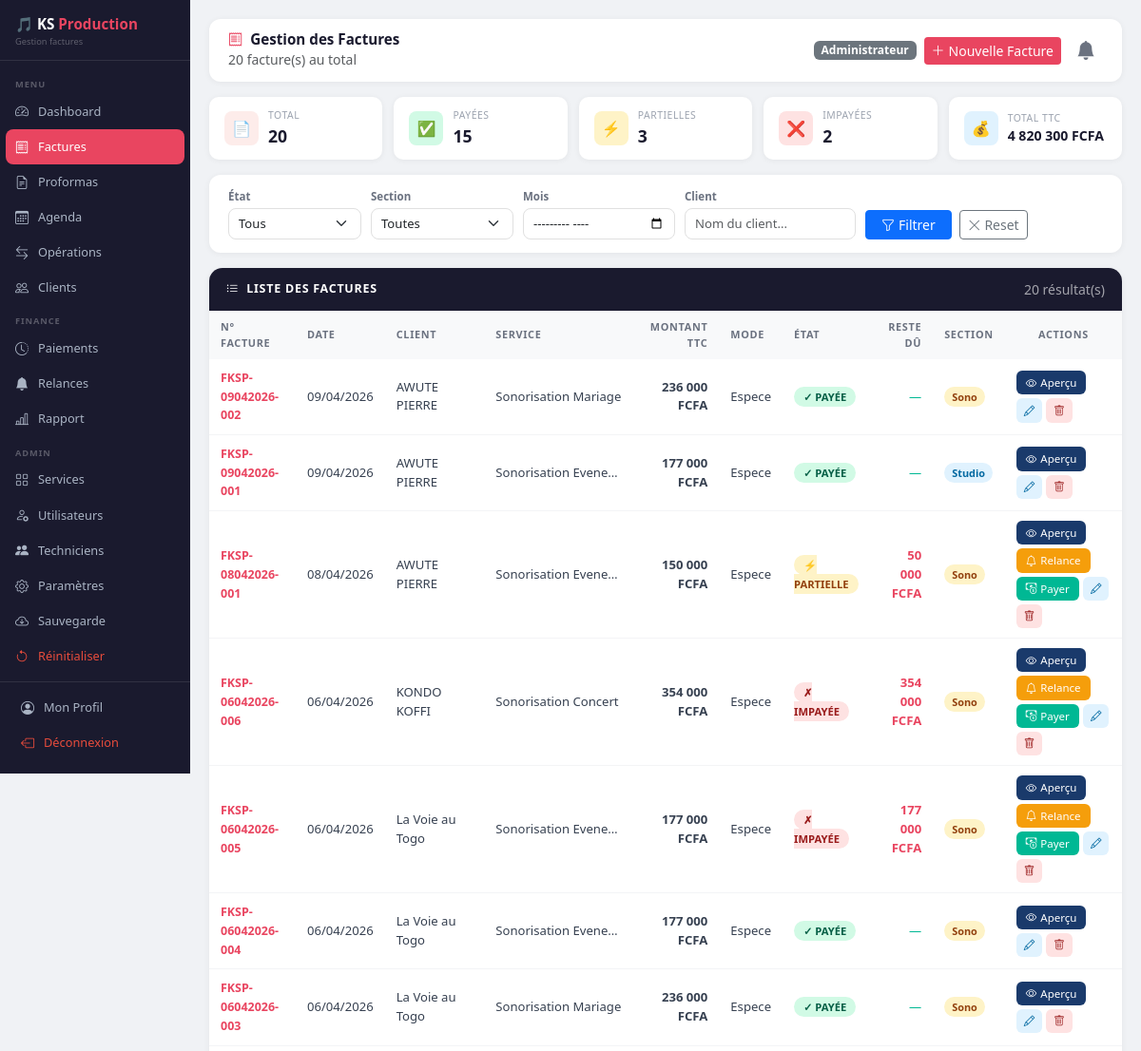
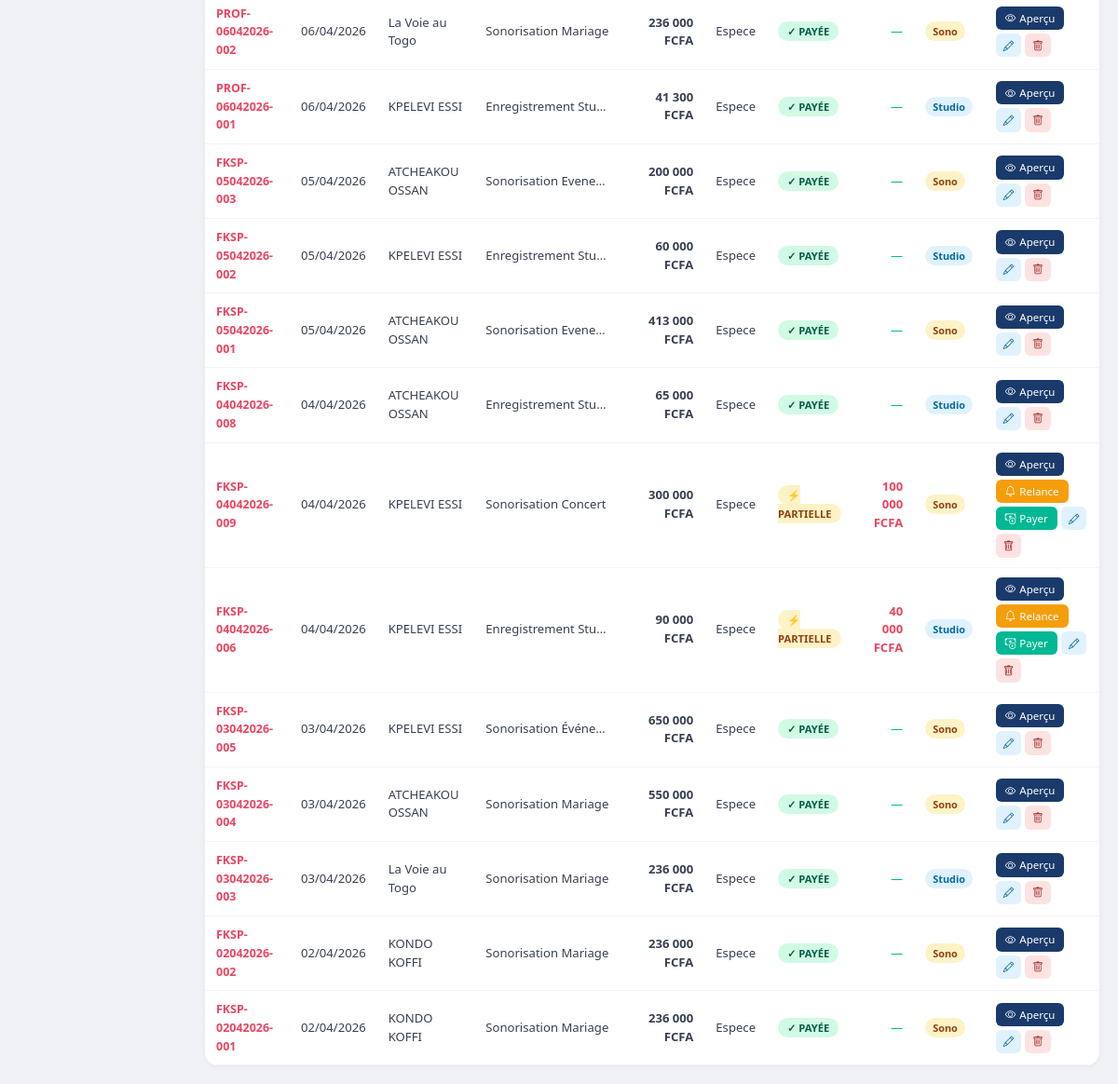
Screenshot of /factures (signed in) with the database file from the repository (2 pictures, top to bottom).
### database.py (models this page shows)
class Facture(db.Model):
    __tablename__ = 'factures'
    id            = db.Column(db.Integer, primary_key=True)
    numero        = db.Column(db.String(30), unique=True, nullable=False)
    date          = db.Column(db.DateTime, default=datetime.now)
    nom_client    = db.Column(db.String(100), nullable=False)
    service       = db.Column(db.String(200), nullable=False)
    montant_ttc   = db.Column(db.Float, nullable=False)
    mode_paiement = db.Column(db.String(50))
    etat_paiement = db.Column(db.String(20), default='Non Payer')
    type_operation= db.Column(db.String(20), default='Recettes')
    categorie     = db.Column(db.String(20), default='Facture')
    section       = db.Column(db.String(50))
    cree_par      = db.Column(db.String(50))
    montant_paye  = db.Column(db.Float, default=0)
    reste_du      = db.Column(db.Float, default=0)

### app.py (the view)
@app.route('/factures')
def liste_factures():
    if 'username' not in session:
        return redirect(url_for('login'))
    from sqlalchemy import extract
    filtre_etat    = request.args.get('etat', '')
    filtre_section = request.args.get('section', '')
    filtre_mois    = request.args.get('mois', '')
    filtre_client  = request.args.get('client', '')
    query = Facture.query
    if filtre_etat:    query = query.filter_by(etat_paiement=filtre_etat)
    if filtre_section: query = query.filter_by(section=filtre_section)
    if filtre_client:  query = query.filter(Facture.nom_client.ilike(f'%{filtre_client}%'))
    if filtre_mois:
        annee, mois = filtre_mois.split('-')
        query = query.filter(extract('year', Facture.date) == int(annee), extract('month', Facture.date) == int(mois))
    factures  = query.order_by(Facture.date.desc()).all()
    toutes    = Facture.query.all()
    total_ttc = sum(f.montant_ttc for f in factures)
    return render_template('factures.html',
        username=session['username'], role=session['role'],
        factures=factures, nb_factures=len(factures),
        nb_payees=sum(1 for f in toutes if f.etat_paiement == 'Payer'),
        nb_partielles=sum(1 for f in toutes if f.etat_paiement == 'Partiel'),
        nb_impayees=sum(1 for f in toutes if f.etat_paiement == 'Non Payer'),
        total_ttc=f"{total_ttc:,.0f}".replace(',', ' '),
        filtre_etat=filtre_etat, filtre_section=filtre_section,
        filtre_mois=filtre_mois, filtre_client=filtre_client,
    )

### templates/factures.html (shortened to what this page needs)
<!DOCTYPE html>
<html lang="fr">
<head>
    <link href="https://cdn.jsdelivr.net/npm/bootstrap@5.3.0/dist/css/bootstrap.min.css" rel="stylesheet">
    <link href="https://cdn.jsdelivr.net/npm/bootstrap-icons@1.10.5/font/bootstrap-icons.css" rel="stylesheet">
</head>
<body>
<div class="sidebar">
    <div class="brand">🎵 KS <span>Production</span><small>Gestion factures</small></div>
    <nav>
        <div class="nav-section">Menu</div>
        <a href="/dashboard" class="nav-link"><i class="bi bi-speedometer2"></i> Dashboard</a>
        <a href="/factures" class="nav-link active"><i class="bi bi-receipt"></i> Factures</a>
        <a href="/proformas" class="nav-link"><i class="bi bi-file-earmark-text"></i> Proformas</a>
        <a href="/agenda" class="nav-link"><i class="bi bi-calendar3"></i> Agenda</a>
        <a href="/operations" class="nav-link"><i class="bi bi-arrow-left-right"></i> Opérations</a>
        <a href="/clients" class="nav-link"><i class="bi bi-people"></i> Clients</a>
        <div class="nav-section">Finance</div>
        <a href="/paiements" class="nav-link"><i class="bi bi-clock-history"></i> Paiements</a>
        <a href="/relances" class="nav-link"><i class="bi bi-bell-fill"></i> Relances</a>
        <a href="/rapport" class="nav-link"><i class="bi bi-bar-chart-line"></i> Rapport</a>
        {% if role == 'Administrateur' %}
        <div class="nav-section">Admin</div>
        <a href="/services" class="nav-link"><i class="bi bi-grid"></i> Services</a>
        <a href="/utilisateurs" class="nav-link"><i class="bi bi-person-gear"></i> Utilisateurs</a>
        <a href="/techniciens" class="nav-link"><i class="bi bi-people-fill"></i> Techniciens</a>
        <a href="/parametres" class="nav-link"><i class="bi bi-gear"></i> Paramètres</a>
        <a href="/sauvegarde" class="nav-link"><i class="bi bi-cloud-arrow-down"></i> Sauvegarde</a>
        <a href="/reinitialiser" class="nav-link" style="color:#e74c3c;"><i class="bi bi-arrow-counterclockwise"></i> Réinitialiser</a>
        {% endif %}
    </nav>
    <div class="sidebar-footer">
        <a href="/profil" class="nav-link"><i class="bi bi-person-circle"></i> Mon Profil</a>
        <a href="/logout" class="nav-link" style="color:#e74c3c;"><i class="bi bi-box-arrow-left"></i> Déconnexion</a>
    </div>
</div>
<div class="main-content">
    <div class="topbar">
        <div>
            <h5><i class="bi bi-receipt me-2" style="color:var(--ks-accent);"></i>Gestion des Factures</h5>
            <small class="text-muted">{{ nb_factures }} facture(s) au total</small>
        </div>
        <div class="d-flex gap-2 align-items-center">
            <span class="badge bg-secondary">{{ role }}</span>
            {% if role != 'Lecture seule' %}
            <a href="/factures/nouvelle" class="btn btn-sm btn-ks">
                <i class="bi bi-plus-lg me-1"></i>Nouvelle Facture
            </a>
            {% endif %}
            <div class="position-relative">
                <button id="btnCloche" onclick="toggleAlertes()"
                        style="background:none; border:none; cursor:pointer; position:relative; padding:4px 8px;">
                    <i class="bi bi-bell-fill" style="font-size:1.25rem; color:#6b7280;" id="iconeCloche"></i>
                </button>
            </div>
        </div>
    </div>
    <div class="stats-row">
        <div class="stat-mini">
            <div class="ico" style="background:#fdecea;">📄</div>
            <div><div class="lbl">Total</div><div class="val">{{ nb_factures }}</div></div>
        </div>
        <div class="stat-mini">
            <div class="ico" style="background:#d1fae5;">✅</div>
            <div><div class="lbl">Payées</div><div class="val">{{ nb_payees }}</div></div>
        </div>
        <div class="stat-mini">
            <div class="ico" style="background:#fef3c7;">⚡</div>
            <div><div class="lbl">Partielles</div><div class="val">{{ nb_partielles }}</div></div>
        </div>
        <div class="stat-mini">
            <div class="ico" style="background:#fee2e2;">❌</div>
            <div><div class="lbl">Impayées</div><div class="val">{{ nb_impayees }}</div></div>
        </div>
        <div class="stat-mini">
            <div class="ico" style="background:#e0f2fe;">💰</div>
            <div><div class="lbl">Total TTC</div><div class="val" style="font-size:.88rem;">{{ total_ttc }} FCFA</div></div>
        </div>
    </div>
    <form method="GET" action="/factures">
        <div class="filter-bar">
            <div>
                <div class="form-label">État</div>
                <select name="etat" class="form-select" style="width:140px;">
                    <option value="">Tous</option>
                </select>
            </div>
            <div>
                <div class="form-label">Section</div>
                <select name="section" class="form-select" style="width:150px;">
                    <option value="">Toutes</option>
                </select>
            </div>
            <div>
                <div class="form-label">Mois</div>
                <input type="month" name="mois" class="form-control" style="width:160px;" value="{{ filtre_mois }}">
            </div>
            <div>
                <div class="form-label">Client</div>
                <input type="text" name="client" class="form-control" style="width:180px;" placeholder="Nom du client..." value="{{ filtre_client }}">
            </div>
            <div class="d-flex gap-2">
                <button type="submit" class="btn btn-primary btn-sm px-3"><i class="bi bi-funnel me-1"></i>Filtrer</button>
                <a href="/factures" class="btn btn-outline-secondary btn-sm"><i class="bi bi-x-lg"></i> Reset</a>
            </div>
        </div>
    </form>
    <div class="table-card">
        <div class="table-head">
            <span><i class="bi bi-list-ul me-2"></i>Liste des factures</span>
            <small style="opacity:.6;">{{ nb_factures }} résultat(s)</small>
        </div>
        <div class="table-responsive">
            <table class="fac-table">
                <thead>
                    <tr>
                        <th>N° Facture</th><th>Date</th><th>Client</th><th>Service</th>
                        <th class="text-end">Montant TTC</th><th>Mode</th><th>État</th>
                        <th class="text-end">Reste dû</th><th>Section</th><th class="text-center">Actions</th>
                    </tr>
                </thead>
                <tbody>
                    {% for f in factures %}
                    <tr>
                        <td><strong style="color:var(--ks-accent); font-size:.78rem;">{{ f.numero }}</strong></td>
                        <td>{{ f.date.strftime('%d/%m/%Y') }}</td>
                        <td>{{ f.nom_client }}</td>
                        <td style="max-width:160px; white-space:nowrap; overflow:hidden; text-overflow:ellipsis;">{{ f.service }}</td>
                        <td class="text-end fw-bold">{{ "{:,.0f}".format(f.montant_ttc).replace(',', ' ') }} FCFA</td>
                        <td>{{ f.mode_paiement }}</td>
                        <td>
                            {% if f.etat_paiement == 'Payer' %}<span class="badge-payee">✓ PAYÉE</span>
                            {% elif f.etat_paiement == 'Partiel' %}<span class="badge-partielle">⚡ PARTIELLE</span>
                            {% else %}<span class="badge-impayee">✗ IMPAYÉE</span>{% endif %}
                        </td>
                        <td class="text-end">
                            {% if f.reste_du > 0 %}<span style="color:var(--ks-accent); font-weight:700;">{{ "{:,.0f}".format(f.reste_du).replace(',', ' ') }} FCFA</span>
                            {% else %}<span style="color:var(--ks-green);">—</span>{% endif %}
                        </td>
                        <td>
                            {% if f.section == 'Studio' %}<span class="badge-studio">Studio</span>
                            {% elif f.section == 'Sonorisation' %}<span class="badge-sono">Sono</span>
                            {% else %}{{ f.section or '—' }}{% endif %}
                        </td>
                        <td>
                            <div class="actions-wrap">
                                <a href="/factures/apercu/{{ f.id }}" target="_blank" class="btn-apercu"><i class="bi bi-eye"></i> Aperçu</a>
                                {% if f.etat_paiement != 'Payer' %}
                                <a href="/relances/pdf/{{ f.id }}" target="_blank"
                                   class="btn-apercu" style="background:#f59e0b;">
                                    <i class="bi bi-bell"></i> Relance
                                </a>
                                {% endif %}
                                {% if f.etat_paiement != 'Payer' and role != 'Lecture seule' %}
                                <a href="/factures/paiement/{{ f.id }}" class="btn-payer"><i class="bi bi-cash-coin"></i> Payer</a>
                                {% endif %}
                                {% if role != 'Lecture seule' %}
                                <button class="btn-edit" data-bs-toggle="modal" data-bs-target="#modalModifier"
                                        onclick="ouvrirModifier({{ f.id }}, '{{ f.nom_client }}', '{{ f.service }}', {{ f.montant_ttc }}, '{{ f.mode_paiement }}', '{{ f.etat_paiement }}', '{{ f.section }}')">
                                    <i class="bi bi-pencil"></i>
                                </button>
                                {% endif %}
                                {% if role == 'Administrateur' %}
                                <form method="POST" action="/factures/supprimer/{{ f.id }}" style="display:inline;"
                                      onsubmit="return confirm('Supprimer la facture {{ f.numero }} ?')">
                                    <button type="submit" class="btn-del"><i class="bi bi-trash"></i></button>
                                </form>
                                {% endif %}
                            </div>
                        </td>
                    </tr>
                    {% else %}
                    <tr><td colspan="10" class="empty-td">
                        <i class="bi bi-inbox" style="font-size:2rem; display:block; margin-bottom:8px;"></i>Aucune facture trouvée
                    </td></tr>
                    {% endfor %}
                </tbody>
            </table>
        </div>
    </div>
</div>
</body>
</html>

### rows the page displays
Facture: numero "FKSP-09042026-002", date "09/04/2026", nom_client "AWUTE PIERRE", service "Sonorisation Mariage", montant_ttc "236 000", mode_paiement "Espece", etat_paiement "✓ PAYÉE", section "Sono"
Facture: numero "FKSP-09042026-001", date "09/04/2026", nom_client "AWUTE PIERRE", service "Sonorisation Evene…", montant_ttc "177 000", mode_paiement "Espece", etat_paiement "✓ PAYÉE", section "Studio"
Facture: numero "FKSP-08042026-001", date "08/04/2026", nom_client "AWUTE PIERRE", service "Sonorisation Evene…", montant_ttc "150 000", mode_paiement "Espece", etat_paiement "⚡ PARTIELLE", reste_du "50 000", section "Sono"
Facture: numero "FKSP-06042026-006", date "06/04/2026", nom_client "KONDO KOFFI", service "Sonorisation Concert", montant_ttc "354 000", mode_paiement "Espece", etat_paiement "✗ IMPAYÉE", reste_du "354 000", section "Sono"
Facture: numero "FKSP-06042026-005", date "06/04/2026", nom_client "La Voie au Togo", service "Sonorisation Evene…", montant_ttc "177 000", mode_paiement "Espece", etat_paiement "✗ IMPAYÉE", reste_du "177 000", section "Sono"
Facture: numero "FKSP-06042026-004", date "06/04/2026", nom_client "La Voie au Togo", service "Sonorisation Evene…", montant_ttc "177 000", mode_paiement "Espece", etat_paiement "✓ PAYÉE", section "Sono"
Facture: numero "FKSP-06042026-003", date "06/04/2026", nom_client "La Voie au Togo", service "Sonorisation Mariage", montant_ttc "236 000", mode_paiement "Espece", etat_paiement "✓ PAYÉE", section "Sono"
Facture: numero "PROF-06042026-002", date "06/04/2026", nom_client "La Voie au Togo", service "Sonorisation Mariage", montant_ttc "236 000", mode_paiement "Espece", etat_paiement "✓ PAYÉE", section "Sono"
Facture: numero "PROF-06042026-001", date "06/04/2026", nom_client "KPELEVI ESSI", service "Enregistrement Stu…", montant_ttc "41 300", mode_paiement "Espece", etat_paiement "✓ PAYÉE", section "Studio"
Facture: numero "FKSP-05042026-003", date "05/04/2026", nom_client "ATCHEAKOU OSSAN", service "Sonorisation Evene…", montant_ttc "200 000", mode_paiement "Espece", etat_paiement "✓ PAYÉE", section "Sono"
Facture: numero "FKSP-05042026-002", date "05/04/2026", nom_client "KPELEVI ESSI", service "Enregistrement Stu…", montant_ttc "60 000", mode_paiement "Espece", etat_paiement "✓ PAYÉE", section "Studio"
Facture: numero "FKSP-05042026-001", date "05/04/2026", nom_client "ATCHEAKOU OSSAN", service "Sonorisation Evene…", montant_ttc "413 000", mode_paiement "Espece", etat_paiement "✓ PAYÉE", section "Sono"
Facture: numero "FKSP-04042026-008", date "04/04/2026", nom_client "ATCHEAKOU OSSAN", service "Enregistrement Stu…", montant_ttc "65 000", mode_paiement "Espece", etat_paiement "✓ PAYÉE", section "Studio"
Facture: numero "FKSP-04042026-009", date "04/04/2026", nom_client "KPELEVI ESSI", service "Sonorisation Concert", montant_ttc "300 000", mode_paiement "Espece", etat_paiement "⚡ PARTIELLE", reste_du "100 000", section "Sono"
Facture: numero "FKSP-04042026-006", date "04/04/2026", nom_client "KPELEVI ESSI", service "Enregistrement Stu…", montant_ttc "90 000", mode_paiement "Espece", etat_paiement "⚡ PARTIELLE", reste_du "40 000", section "Studio"
Facture: numero "FKSP-03042026-005", date "03/04/2026", nom_client "KPELEVI ESSI", service "Sonorisation Événe…", montant_ttc "650 000", mode_paiement "Espece", etat_paiement "✓ PAYÉE", section "Sono"
Facture: numero "FKSP-03042026-004", date "03/04/2026", nom_client "ATCHEAKOU OSSAN", service "Sonorisation Mariage", montant_ttc "550 000", mode_paiement "Espece", etat_paiement "✓ PAYÉE", section "Sono"
Facture: numero "FKSP-03042026-003", date "03/04/2026", nom_client "La Voie au Togo", service "Sonorisation Mariage", montant_ttc "236 000", mode_paiement "Espece", etat_paiement "✓ PAYÉE", section "Studio"
Facture: numero "FKSP-02042026-002", date "02/04/2026", nom_client "KONDO KOFFI", service "Sonorisation Mariage", montant_ttc "236 000", mode_paiement "Espece", etat_paiement "✓ PAYÉE", section "Sono"
Facture: numero "FKSP-02042026-001", date "02/04/2026", nom_client "KONDO KOFFI", service "Sonorisation Mariage", montant_ttc "236 000", mode_paiement "Espece", etat_paiement "✓ PAYÉE", section "Sono"

### other values shown
{{ nb_factures }} "20"
{{ role }} "Administrateur"
{{ nb_payees }} "15"
{{ nb_partielles }} "3"
{{ nb_impayees }} "2"
{{ total_ttc }} "4 820 300"
